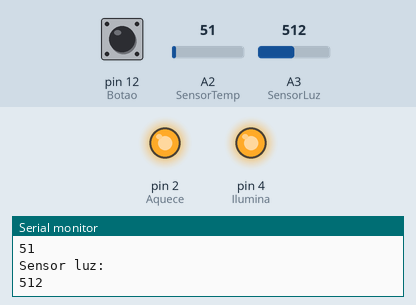
Recording of a sketch running on a simulated Arduino Uno, built with avr-gcc and run on an emulated ATmega328P. Shown: output pins drawn as LEDs (lit = HIGH), the last lines printed to the serial monitor. The test bench sets the inputs (shaded band); at power-on: A3 (SensorLuz) = 512, pin 12 (Botao) LOW, A2 (SensorTemp) = 51.

Above: at 2.8 s.
2.9 s: A3 (SensorLuz) set to 936
5.6 s: A3 (SensorLuz) set to 961
At 7.2 s:
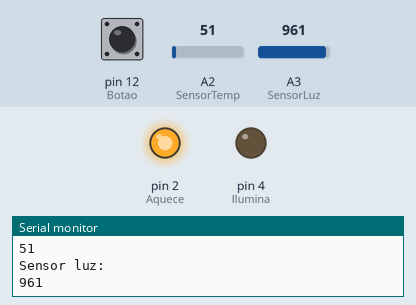
8.3 s: A3 (SensorLuz) set to 940
At 10.3 s:
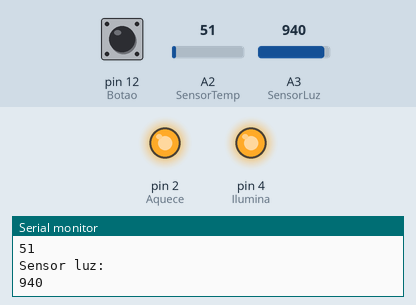
11.5 s: A3 (SensorLuz) set to 960
At 13.0 s:
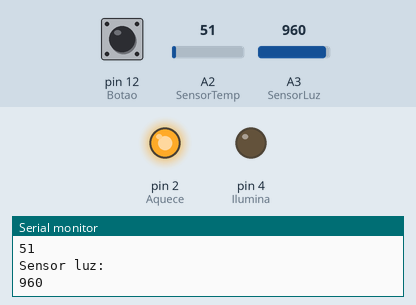
Timing chart, 0 to 14.5 s (numbered marks = the images above; inputs shaded):
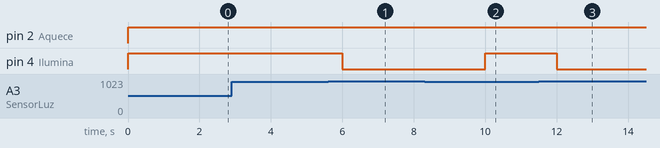

The sketch:

estufa.ino
```cpp
// Atividade Edge 001

int SensorTemp = A2;
int SensorLuz = A3;
int Botao = 12;
int Ilumina = 4;
int Aquece = 2;

int val1 = 0;
int val2 = 0;
int val3 = 0;

void setup() {
  Serial.begin(9600);
  pinMode (SensorTemp ,INPUT); // ENTRADA
  pinMode (SensorLuz ,INPUT);  // ENTRADA
  pinMode (Botao ,INPUT);      // ENTRADA
  pinMode (Ilumina ,OUTPUT);   // SAIDA
  pinMode (Aquece ,OUTPUT);    // SAIDA
}

void loop() {
  val1 = analogRead(SensorTemp); // le o pino de entrada
  float celsius = (val1 * 0.48828125) - 50.0;
  Serial.println("sensor temp: ");
  Serial.println(val1);         // imprime o valor na porta serial

  val2 = analogRead(SensorLuz); // le o pino de entrada
  Serial.println("Sensor luz: ");
  Serial.println(val2);         // imprime o valor na porta serial

  val3 = digitalRead(Botao);    // le pino de entrada
  digitalWrite(Ilumina, val3);  // aciona o LED com o valor lido do botao

  if (val3 == HIGH || val2 < 950) { // se botao aperteado ou maior que 95
  	digitalWrite(Ilumina, HIGH); // liga
  } else {
  	digitalWrite(Ilumina, LOW);  // desliga
  }

  if (celsius < 36){		// se maior liga
  	digitalWrite(Aquece, HIGH); // liga
  }
  if (celsius > 40){		///se enor desliga
    digitalWrite(Aquece, LOW);  // desliga
  }
  delay(2000);					// tempo de 2 segundos
}
```

Measured:
- the behaviour switches between 949 and 950 on A3 (SensorLuz) (found by bisection; images 0 and 1)
- after the input at 5.6 s, pin 4 (Ilumina): HIGH → LOW after 0.40 s
- after the input at 8.3 s, pin 4 (Ilumina): LOW → HIGH after 1.7 s
- after the input at 11.5 s, pin 4 (Ilumina): HIGH → LOW after 0.51 s
